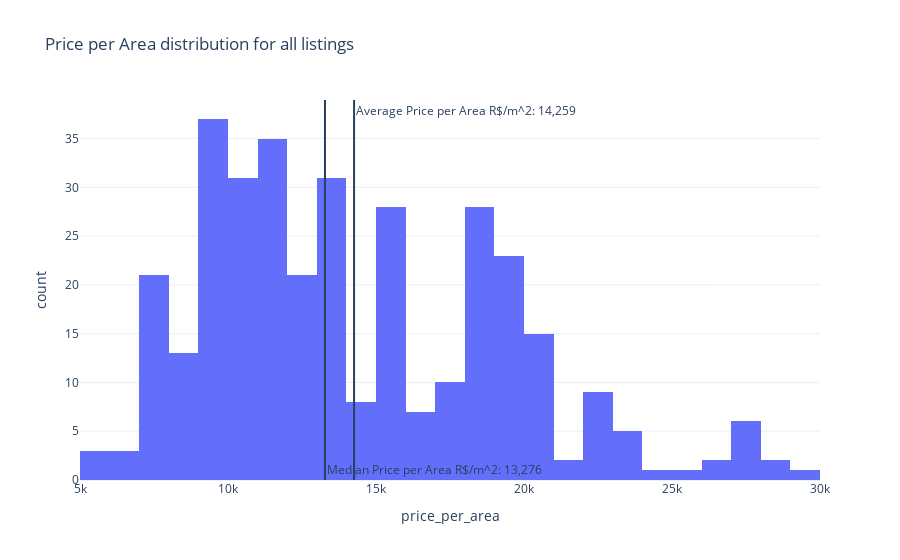

Notebook code cell kept with this figure:
### Code cell
# Create
create_price_per_area_histogram(beira_mar_listings)

### Figure 1 — Plotly figure (JSON) as saved in the notebook; plotly's stock layout.template omitted (floating-point values rounded to 4 significant figures; data arrays with more than 128 entries replaced by an {"elided": "..."} marker saying what was removed)
{"data": [{"alignmentgroup": "True", "bingroup": "x", "hovertemplate": "price_per_area=%{x}<br>count=%{y}<extra></extra>", "legendgroup": "", "marker": {"color": "#636efa", "pattern": {"shape": ""}}, "name": "", "offsetgroup": "", "orientation": "v", "showlegend": false, "type": "histogram", "x": {"elided": "343 float values"}, "xaxis": "x", "yaxis": "y"}], "layout": {"annotations": [{"showarrow": false, "text": "Average Price per Area R$/m^2: 14,259", "x": 14260.0, "xanchor": "left", "xref": "x", "y": 1, "yanchor": "top", "yref": "y domain"}, {"showarrow": false, "text": "Median Price per Area R$/m^2: 13,276", "x": 13280.0, "xanchor": "left", "xref": "x", "y": 0, "yanchor": "bottom", "yref": "y domain"}], "barmode": "relative", "legend": {"tracegroupgap": 0}, "shapes": [{"type": "line", "x0": 14260.0, "x1": 14260.0, "xref": "x", "y0": 0, "y1": 1, "yref": "y domain"}, {"type": "line", "x0": 13280.0, "x1": 13280.0, "xref": "x", "y0": 0, "y1": 1, "yref": "y domain"}], "title": {"text": "Price per Area distribution for all listings"}, "xaxis": {"anchor": "y", "domain": [0, 1], "title": {"text": "price_per_area"}}, "yaxis": {"anchor": "x", "domain": [0, 1], "title": {"text": "count"}}}}
